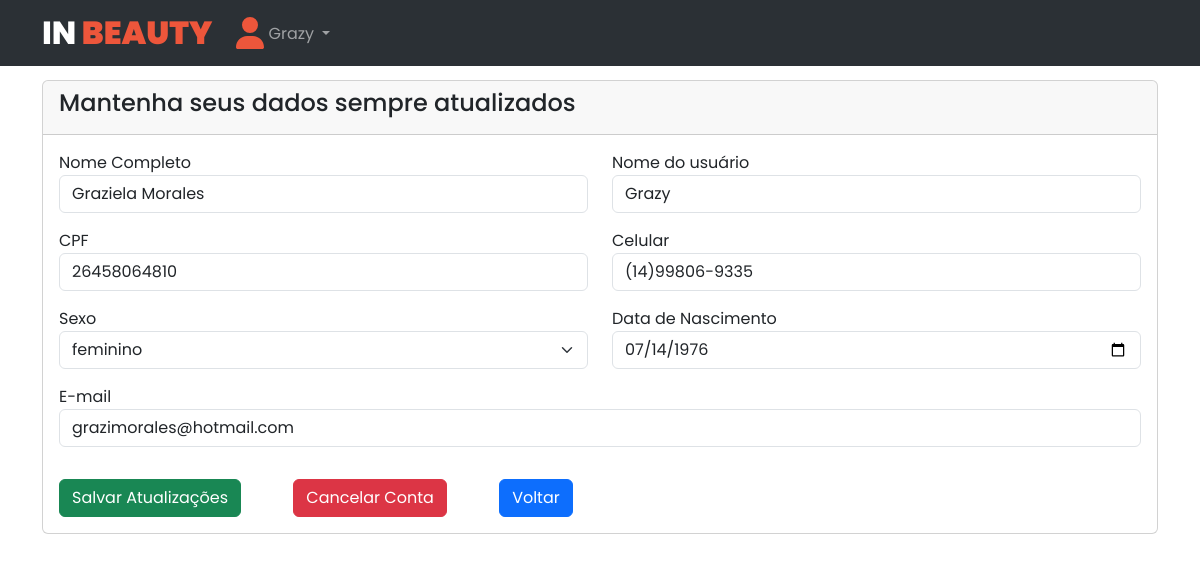
Screenshot of /index.php?controle=UsuarioController&metodo=editarUsuario (signed in) with the database file from the repository.
### tables this page shows
CREATE TABLE `usuario` (
  `idUsuario` int(11) NOT NULL,
  `Nome` varchar(100) NOT NULL,
  `Cpf` varchar(25) NOT NULL,
  `DataNascimento` date NOT NULL,
  `Celular` varchar(25) NOT NULL,
  `Email` varchar(50) NOT NULL,
  `Senha` varchar(100) NOT NULL,
  `Situacao` varchar(20) NOT NULL,
  `Apelido` varchar(50) NOT NULL,
  `Sexo` varchar(20) NOT NULL
);

### controllers/UsuarioController.Class.php (called while the page is built, shortened)
<?php
    require_once "models/Conexao.class.php";
    require_once "models/usuarioDAO.class.php";
    class UsuarioController
	{
        private $param;
		public function __construct()
		{
			$this->param = Conexao::getInstancia();
		}
		public function editarUsuario()
		{
			if(isset($_SESSION["idUsuario"])){
				$idUsuario = $_SESSION["idUsuario"];
				$usuarioDAO = new UsuarioDAO($this->param);
				$ret = $usuarioDAO->getUsuario($idUsuario);
			}
			require_once "views/formEditUsuario.php";
		}
    }
?>

### models/Conexao.Class.php (called while the page is built, shortened)
<?php
	class Conexao
	{
		private static $db;
		public static function getInstancia()
		{
			if(empty(self::$db))
			{
				$parametros = "mysql:host=localhost;dbname=inbeautybd;charset=utf8mb4";
				try
				{
					self::$db = new PDO($parametros, "root", "");
				}
				catch(PDOException $e)
				{
					echo $e->getCode();
					echo $e->getMessage();
					die();
				}
			}
			return self::$db;
		}
	}
?>

### models/UsuarioDAO.Class.php (called while the page is built, shortened)
<?php
	class UsuarioDAO
	{
		public function getUsuario($idUsuario)
		{
			$sql = "SELECT * FROM usuario WHERE idUsuario = ?";
			try
			{
				$stm = $this->conexao->prepare($sql);
				$stm->bindValue(1, $idUsuario);
				$stm->execute();
				$this->conexao = null;
				return $stm->fetchAll(PDO::FETCH_OBJ);
			}
			catch(PDOException $e)
			{
				$this->conexao = null;
				return "Problema ao verificar usuário pelo id";
			}
		}
	}
?>

### views/formEditUsuario.php (the view, shortened to what this page needs)
<?php
    require_once "headerUsuario.php";
?>
<div class="container">
    <div class="card">
        <div class="card-header">
            <h4>Mantenha seus dados sempre atualizados</h4>
        </div>
        <div class="card-body">
            <form action="#" method="post">
            <div class="row">
            <?php foreach($ret as $dado):?>
                <div class="col-6">
                        <label class="label" for="nome">Nome Completo</label>
                        <input class="form-control" type="text" name="Nome" value="<?php echo $dado->Nome; ?>">
                </div>
                <div class="col-6">
                    <label class="label" for="Apelido">Nome do usuário</label>
                    <input class="form-control" type="text" name="Apelido" value="<?php echo $dado->Apelido; ?>">
                </div>
                <div class="col-6 mt-3">
                    <label class="label" for="Cpf">CPF</label>
                    <input class="form-control" type="text" name="Cpf" value="<?php echo $dado->Cpf; ?>">
                </div>
                <div class="col-6 mt-3">
                    <label class="label" for="Celular">Celular</label>
                    <input class="form-control" type="text" name="Celular" value="<?php echo $dado->Celular; ?>">
                </div>
                <div class="col-6 mt-3">
                <label class="label" for="Sexo">Sexo</label>
                    <select class="form-select "  name="Sexo" id="sexo">
                        <option value=""><?php echo $dado->Sexo; ?></option>
                    </select>
                </div>
                <div class="col-6 mt-3">
                    <label class="label" for="DataNascimento">Data de Nascimento</label>
                    <input class="form-control" type="date" name="DataNascimento" value="<?php echo $dado->DataNascimento; ?>">
                </div>
                <div class="col-06 mt-3">
                        <label class="label" for="Email">E-mail</label>
                        <input class="form-control" type="email" name="Email" value="<?php echo $dado->Email; ?>">
                </div>
                <div class="col-12 mt-3">
                    <button type="submit" class="btn btn-success" name="action">Salvar Atualizações</button>
                    <a class="btn btn-danger ms-5" href="index.php?controle=usuarioController&metodo=cancelaUsuario&id=<?php echo $dado->idUsuario;?>">Cancelar Conta</a>
                    <a class="btn btn-primary ms-5"href="index.php?controle=usuarioController&metodo=home">Voltar</a>
            <?php endforeach; ?>
                </div>
            </div>
            </form>
        </div>
    </div>
</div>

### assets/css/style2.css (style rules this page uses)
html, body { font-family: 'Poppins', sans-serif; font-weight: 400; background-color: #fff; font-size: 16px; }

### views/formEditUsuario.php (style rules this page uses)
.card { margin-top:80px; }

### rows the page displays
usuario: Nome "Graziela Morales", Apelido "Grazy", Cpf "26458064810", Celular "(14)99806-9335", Sexo "feminino", DataNascimento "07/14/1976", Email "grazimorales@hotmail.com"

### other values shown
$_SESSION["Apelido"] "Grazy"
